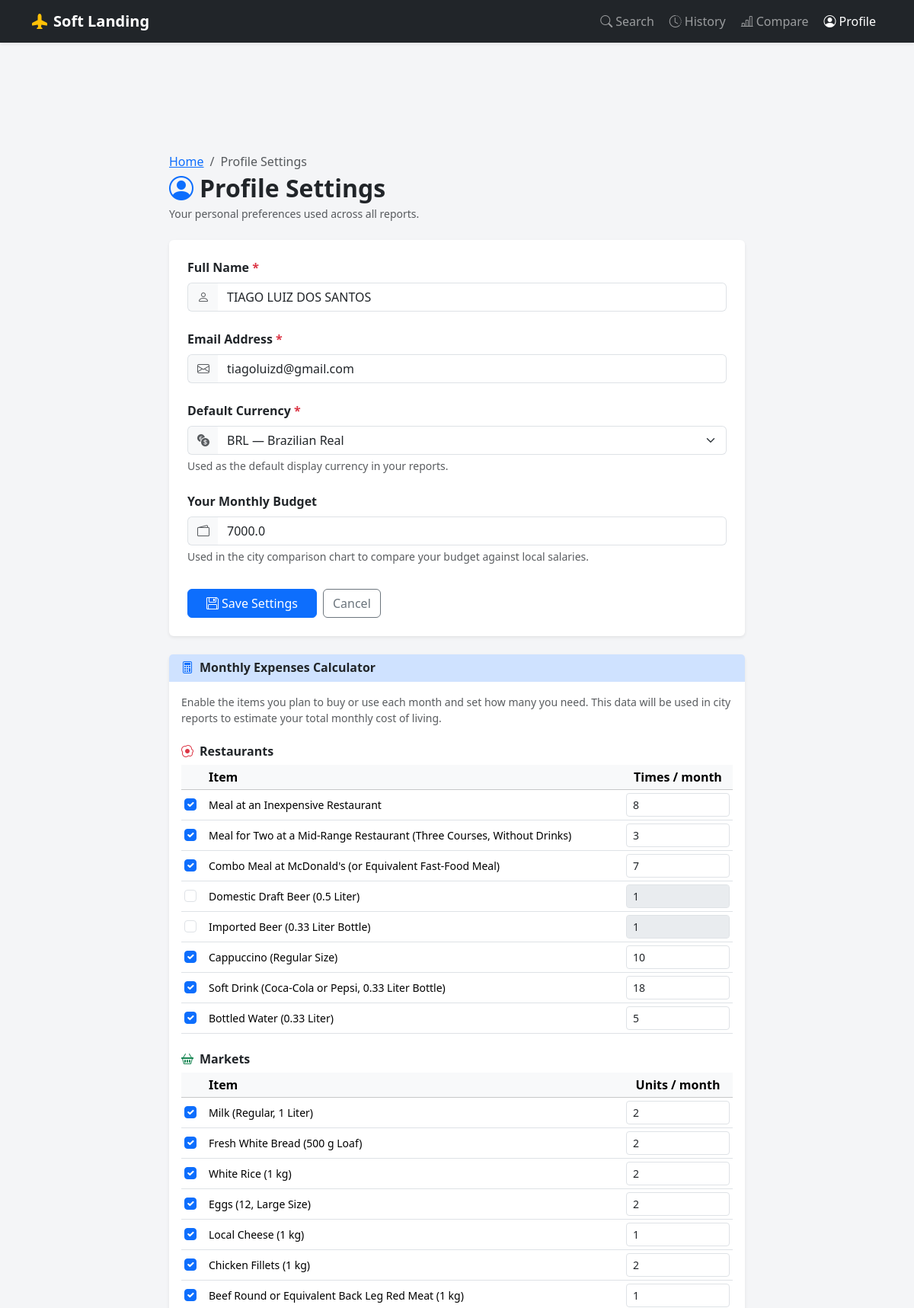
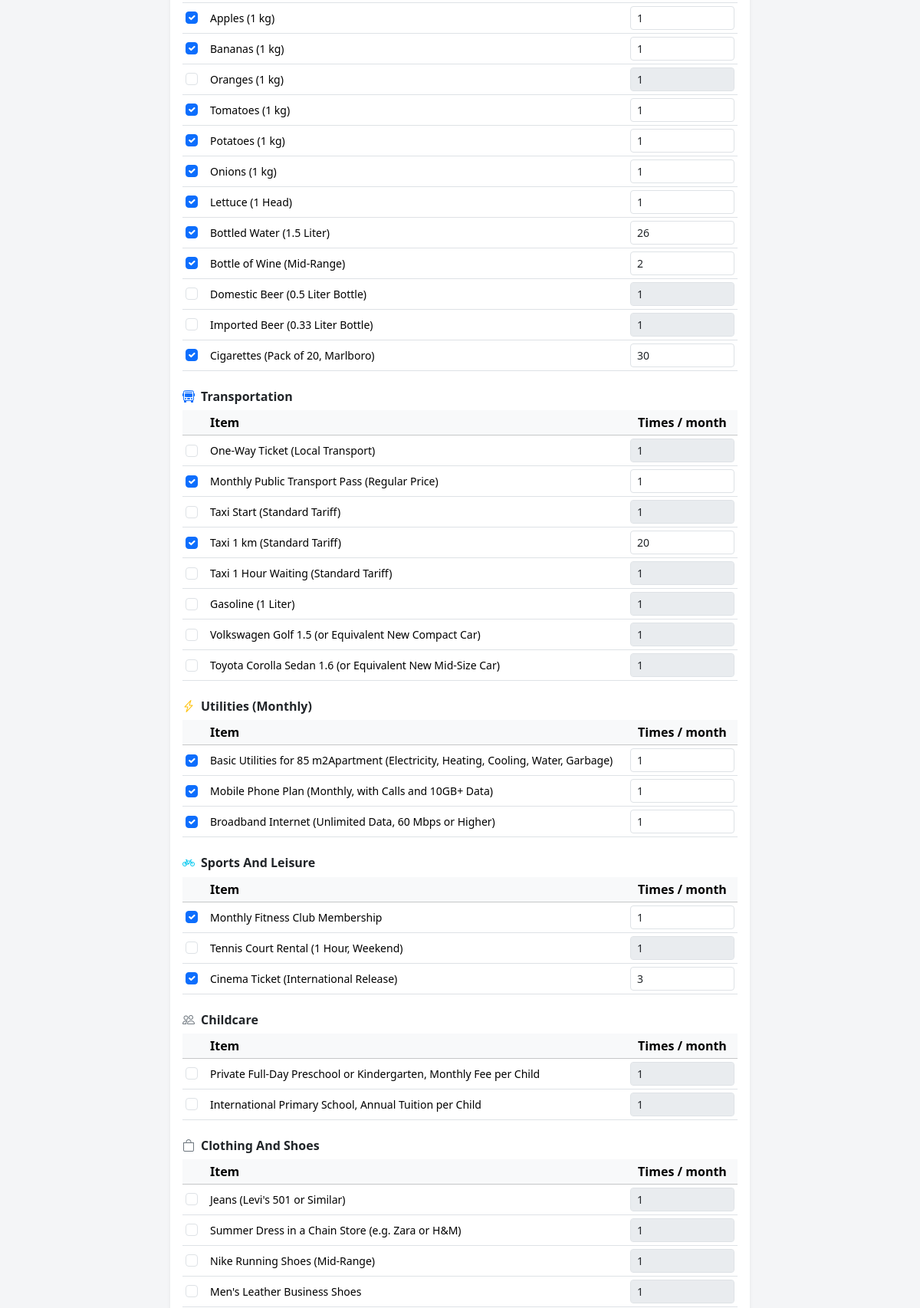
/profile (upper part), run on the app's committed database (2 pictures, top to bottom).
### tables this page shows
CREATE TABLE profile (
            id INTEGER PRIMARY KEY DEFAULT 1,
            name TEXT NOT NULL DEFAULT '',
            email TEXT NOT NULL DEFAULT '',
            currency TEXT NOT NULL DEFAULT 'USD'
        , budget REAL DEFAULT 0);

### app.py (the view, shortened to what this page needs)
@app.route('/profile', methods=['GET', 'POST'])
def profile():
    return render_template('profile.html',
                           profile=get_profile(),
                           currencies=CURRENCIES,
                           market_items=get_market_items(),
                           calculator_data=get_calculator_data())

### database.py (called while the page is built)
def get_db():
    conn = sqlite3.connect(DB_PATH)
    conn.row_factory = sqlite3.Row
    return conn

def get_profile():
    conn = get_db()
    try:
        row = conn.execute('SELECT * FROM profile WHERE id = 1').fetchone()
        return dict(row) if row else {'name': '', 'email': '', 'currency': 'USD', 'budget': 0.0}
    finally:
        conn.close()

def get_calculator_data() -> dict:
    conn = get_db()
    try:
        row = conn.execute('SELECT data FROM calculator_data WHERE id = 1').fetchone()
        return json.loads(row['data']) if row else {}
    finally:
        conn.close()

def get_market_items():
    conn = get_db()
    try:
        return [dict(r) for r in conn.execute('SELECT * FROM market_items ORDER BY id').fetchall()]
    finally:
        conn.close()

### templates/profile.html (shortened to what this page needs)
{% extends "base.html" %}
{% block content %}
<div class="container mt-5 pt-4" style="max-width:780px;">
  <div class="mb-4">
    <nav aria-label="breadcrumb">
      <ol class="breadcrumb mb-1 small">
        <li class="breadcrumb-item"><a href="{{ url_for('index') }}">Home</a></li>
        <li class="breadcrumb-item active">Profile Settings</li>
      </ol>
    </nav>
    <h2 class="fw-bold mb-0">
      <i class="bi bi-person-circle text-primary me-2"></i>Profile Settings
    </h2>
    <p class="text-muted small mt-1">Your personal preferences used across all reports.</p>
  </div>
  <div class="card border-0 shadow-sm">
    <div class="card-body p-4">
      <form method="POST" action="{{ url_for('profile') }}" novalidate id="profileForm">
        <div class="mb-4">
          <label for="name" class="form-label fw-semibold">
            Full Name <span class="text-danger">*</span>
          </label>
          <div class="input-group">
            <span class="input-group-text bg-light border-end-0">
              <i class="bi bi-person text-muted"></i>
            </span>
            <input
              type="text"
              id="name"
              name="name"
              class="form-control border-start-0"
              placeholder="Your full name"
              value="{{ profile.name }}"
              required
            >
          </div>
        </div>
        <div class="mb-4">
          <label for="email" class="form-label fw-semibold">
            Email Address <span class="text-danger">*</span>
          </label>
          <div class="input-group">
            <span class="input-group-text bg-light border-end-0">
              <i class="bi bi-envelope text-muted"></i>
            </span>
            <input
              type="email"
              id="email"
              name="email"
              class="form-control border-start-0"
              placeholder="you@example.com"
              value="{{ profile.email }}"
              required
            >
          </div>
        </div>
        <div class="mb-4">
          <label for="currency" class="form-label fw-semibold">
            Default Currency <span class="text-danger">*</span>
          </label>
          <div class="input-group">
            <span class="input-group-text bg-light border-end-0">
              <i class="bi bi-currency-exchange text-muted"></i>
            </span>
            <select id="currency" name="currency" class="form-select border-start-0" required>
              {% for code, label in currencies %}
              <option value="{{ code }}" {% if profile.currency == code %}selected{% endif %}>
                {{ label }}
              </option>
              {% endfor %}
            </select>
          </div>
          <div class="form-text text-muted">
            Used as the default display currency in your reports.
          </div>
        </div>
        <div class="mb-4">
          <label for="budget" class="form-label fw-semibold">
            Your Monthly Budget
          </label>
          <div class="input-group">
            <span class="input-group-text bg-light border-end-0">
              <i class="bi bi-wallet2 text-muted"></i>
            </span>
            <input
              type="number"
              id="budget"
              name="budget"
              class="form-control border-start-0"
              placeholder="0.00"
              min="0"
              step="0.01"
              value="{{ profile.budget or '' }}"
            >
          </div>
          <div class="form-text text-muted">
            Used in the city comparison chart to compare your budget against local salaries.
          </div>
        </div>
        <div class="d-flex gap-2 pt-2">
          <button type="submit" class="btn btn-primary px-4">
            <i class="bi bi-floppy me-1"></i>Save Settings
          </button>
          <a href="{{ url_for('index') }}" class="btn btn-outline-secondary">
            Cancel
          </a>
        </div>
      </form>
    </div>
  </div>
  <div class="card border-0 shadow-sm mt-4">
    <div class="card-header bg-primary-subtle border-0">
      <h6 class="fw-bold mb-0">
        <i class="bi bi-calculator me-2 text-primary"></i>Monthly Expenses Calculator
      </h6>
    </div>
    <div class="card-body">
      <p class="small text-muted mb-4">
        Enable the items you plan to buy or use each month and set how many you need. This data will be used in city reports to estimate your total monthly cost of living.
      </p>
      <h6 class="fw-semibold mb-2"><i class="bi bi-egg-fried text-danger me-2"></i>Restaurants</h6>
      <div class="table-responsive mb-4">
        <table class="table table-sm align-middle mb-0">
          <thead class="table-light">
            <tr>
              <th style="width:2rem"></th>
              <th>Item</th>
              <th class="text-center" style="width:9rem">Times / month</th>
            </tr>
          </thead>
          <tbody>
            {% for item in [
              'Meal at an Inexpensive Restaurant',
              'Meal for Two at a Mid-Range Restaurant (Three Courses, Without Drinks)',
              "Combo Meal at McDonald's (or Equivalent Fast-Food Meal)",
              'Domestic Draft Beer (0.5 Liter)',
              'Imported Beer (0.33 Liter Bottle)',
              'Cappuccino (Regular Size)',
              'Soft Drink (Coca-Cola or Pepsi, 0.33 Liter Bottle)',
              'Bottled Water (0.33 Liter)'
            ] %}
            <tr>
              <td><input type="checkbox" class="form-check-input calc-check" data-item="{{ item }}"></td>
              <td class="small">{{ item }}</td>
              <td class="text-center">
                <input type="number" class="form-control form-control-sm calc-qty" min="0" step="1" value="1" disabled>
              </td>
            </tr>
            {% endfor %}
          </tbody>
        </table>
      </div>
      <h6 class="fw-semibold mb-2"><i class="bi bi-basket2 text-success me-2"></i>Markets</h6>
      <div class="table-responsive mb-4">
        <table class="table table-sm align-middle mb-0">
          <thead class="table-light">
            <tr>
              <th style="width:2rem"></th>
              <th>Item</th>
              <th class="text-center" style="width:9rem">Units / month</th>
            </tr>
          </thead>
          <tbody>
            {% for item in [
              'Milk (Regular, 1 Liter)',
              'Fresh White Bread (500 g Loaf)',
              'White Rice (1 kg)',
              'Eggs (12, Large Size)',
              'Local Cheese (1 kg)',
              'Chicken Fillets (1 kg)',
              'Beef Round or Equivalent Back Leg Red Meat (1 kg)',
              'Apples (1 kg)',
              'Bananas (1 kg)',
              'Oranges (1 kg)',
              'Tomatoes (1 kg)',
              'Potatoes (1 kg)',
              'Onions (1 kg)',
              'Lettuce (1 Head)',
              'Bottled Water (1.5 Liter)',
              'Bottle of Wine (Mid-Range)',
              'Domestic Beer (0.5 Liter Bottle)',
              'Imported Beer (0.33 Liter Bottle)',
              'Cigarettes (Pack of 20, Marlboro)'
            ] %}
            <tr>
              <td><input type="checkbox" class="form-check-input calc-check" data-item="{{ item }}"></td>
              <td class="small">{{ item }}</td>
              <td class="text-center">
                <input type="number" class="form-control form-control-sm calc-qty" min="0" step="1" value="1" disabled>
              </td>
            </tr>
          </tbody>
        </table>
      </div>
      <h6 class="fw-semibold mb-2"><i class="bi bi-bus-front text-primary me-2"></i>Transportation</h6>
      <div class="table-responsive mb-4">
        <table class="table table-sm align-middle mb-0">
          <thead class="table-light">
            <tr>
              <th style="width:2rem"></th>
              <th>Item</th>
              <th class="text-center" style="width:9rem">Times / month</th>
            </tr>
          </thead>
          <tbody>
            {% for item in [
              'One-Way Ticket (Local Transport)',
              'Monthly Public Transport Pass (Regular Price)',
              'Taxi Start (Standard Tariff)',
              'Taxi 1 km (Standard Tariff)',
              'Taxi 1 Hour Waiting (Standard Tariff)',
              'Gasoline (1 Liter)',
              'Volkswagen Golf 1.5 (or Equivalent New Compact Car)',
              'Toyota Corolla Sedan 1.6 (or Equivalent New Mid-Size Car)'
            ] %}
            <tr>
              <td><input type="checkbox" class="form-check-input calc-check" data-item="{{ item }}"></td>
              <td class="small">{{ item }}</td>
              <td class="text-center">
                <input type="number" class="form-control form-control-sm calc-qty" min="0" step="1" value="1" disabled>
              </td>
            </tr>
            {% endfor %}
          </tbody>
        </table>
      </div>
      <h6 class="fw-semibold mb-2"><i class="bi bi-lightning-charge text-warning me-2"></i>Utilities (Monthly)</h6>
      <div class="table-responsive mb-4">
        <table class="table table-sm align-middle mb-0">
          <thead class="table-light">
            <tr>
              <th style="width:2rem"></th>
              <th>Item</th>
              <th class="text-center" style="width:9rem">Times / month</th>
            </tr>
          </thead>
          <tbody>
            {% for item in [
              'Basic Utilities for 85 m2Apartment (Electricity, Heating, Cooling, Water, Garbage)',
              'Mobile Phone Plan (Monthly, with Calls and 10GB+ Data)',
              'Broadband Internet (Unlimited Data, 60 Mbps or Higher)'
            ] %}
            <tr>
              <td><input type="checkbox" class="form-check-input calc-check" data-item="{{ item }}"></td>
              <td class="small">{{ item }}</td>
              <td class="text-center">
                <input type="number" class="form-control form-control-sm calc-qty" min="0" step="1" value="1" disabled>
              </td>
            </tr>
            {% endfor %}
          </tbody>
        </table>
      </div>
      <h6 class="fw-semibold mb-2"><i class="bi bi-bicycle text-info me-2"></i>Sports And Leisure</h6>
      <div class="table-responsive mb-4">
        <table class="table table-sm align-middle mb-0">
          <thead class="table-light">
            <tr>
              <th style="width:2rem"></th>
              <th>Item</th>
              <th class="text-center" style="width:9rem">Times / month</th>
            </tr>
          </thead>
          <tbody>
            {% for item in [
              'Monthly Fitness Club Membership',
              'Tennis Court Rental (1 Hour, Weekend)',
              'Cinema Ticket (International Release)'
            ] %}
            <tr>
              <td><input type="checkbox" class="form-check-input calc-check" data-item="{{ item }}"></td>
              <td class="small">{{ item }}</td>
              <td class="text-center">
                <input type="number" class="form-control form-control-sm calc-qty" min="0" step="1" value="1" disabled>
              </td>
            </tr>
            {% endfor %}
          </tbody>
        </table>
      </div>
      <h6 class="fw-semibold mb-2"><i class="bi bi-people text-secondary me-2"></i>Childcare</h6>
      <div class="table-responsive mb-4">
        <table class="table table-sm align-middle mb-0">
          <thead class="table-light">
            <tr>
              <th style="width:2rem"></th>
              <th>Item</th>
              <th class="text-center" style="width:9rem">Times / month</th>
            </tr>
          </thead>
          <tbody>
            {% for item in [
              'Private Full-Day Preschool or Kindergarten, Monthly Fee per Child',
              'International Primary School, Annual Tuition per Child'
            ] %}
            <tr>
              <td><input type="checkbox" class="form-check-input calc-check" data-item="{{ item }}"></td>
              <td class="small">{{ item }}</td>
              <td class="text-center">
                <input type="number" class="form-control form-control-sm calc-qty" min="0" step="1" value="1" disabled>
              </td>
            </tr>
            {% endfor %}
          </tbody>
        </table>
      </div>
      <h6 class="fw-semibold mb-2"><i class="bi bi-bag text-secondary me-2"></i>Clothing And Shoes</h6>
      <div class="table-responsive mb-4">
        <table class="table table-sm align-middle mb-0">
          <thead class="table-light">
            <tr>
              <th style="width:2rem"></th>
              <th>Item</th>
              <th class="text-center" style="width:9rem">Times / month</th>
            </tr>
          </thead>
          <tbody>
            {% for item in [
              "Jeans (Levi's 501 or Similar)",
              'Summer Dress in a Chain Store (e.g. Zara or H&M)',
              'Nike Running Shoes (Mid-Range)',
              "Men's Leather Business Shoes"
            ] %}
            <tr>
              <td><input type="checkbox" class="form-check-input calc-check" data-item="{{ item }}"></td>
              <td class="small">{{ item }}</td>
              <td class="text-center">
                <input type="number" class="form-control form-control-sm calc-qty" min="0" step="1" value="1" disabled>
              </td>
            </tr>
            {% endfor %}
          </tbody>
        </table>
      </div>
    </div>
  </div>
</div>
{% endblock %}

### static/css/style.css (style rules this page uses)
:root { --sl-dark: #1a1a2e; --sl-mid: #16213e; --sl-accent: #f5a623; --sl-light: #f8f9fa; --sl-border: #dee2e6; }
body { padding-top: 56px; background-color: #f4f5f7; font-family: 'Segoe UI', system-ui, -apple-system, sans-serif; }

### data on the page
profile: name "TIAGO LUIZ DOS SANTOS", email "tiagoluizd@gmail.com", currency "BRL — Brazilian Real", budget "7000.0"

### other printed values
{{ item }} "Meal at an Inexpensive Restaurant" "Meal for Two at a Mid-Range Restaurant (Three Courses, Without Drinks)" "Combo Meal at McDonald's (or Equivalent Fast-Food Meal)" "Domestic Draft Beer (0.5 Liter)" "Imported Beer (0.33 Liter Bottle)" "Cappuccino (Regular Size)" "Soft Drink (Coca-Cola or Pepsi, 0.33 Liter Bottle)" "Bottled Water (0.33 Liter)"
{{ item }} "Milk (Regular, 1 Liter)" "Fresh White Bread (500 g Loaf)" "White Rice (1 kg)" "Eggs (12, Large Size)" "Local Cheese (1 kg)" "Chicken Fillets (1 kg)" "Beef Round or Equivalent Back Leg Red Meat (1 kg)" "Apples (1 kg)" "Bananas (1 kg)" "Oranges (1 kg)" "Tomatoes (1 kg)" "Potatoes (1 kg)" "Onions (1 kg)" "Lettuce (1 Head)" "Bottled Water (1.5 Liter)" "Bottle of Wine (Mid-Range)" "Domestic Beer (0.5 Liter Bottle)" "Imported Beer (0.33 Liter Bottle)" "Cigarettes (Pack of 20, Marlboro)"
{{ item }} "One-Way Ticket (Local Transport)" "Monthly Public Transport Pass (Regular Price)" "Taxi Start (Standard Tariff)" "Taxi 1 km (Standard Tariff)" "Taxi 1 Hour Waiting (Standard Tariff)" "Gasoline (1 Liter)" "Volkswagen Golf 1.5 (or Equivalent New Compact Car)" "Toyota Corolla Sedan 1.6 (or Equivalent New Mid-Size Car)"
{{ item }} "Basic Utilities for 85 m2Apartment (Electricity, Heating, Cooling, Water, Garbage)" "Mobile Phone Plan (Monthly, with Calls and 10GB+ Data)" "Broadband Internet (Unlimited Data, 60 Mbps or Higher)"
{{ item }} "Monthly Fitness Club Membership" "Tennis Court Rental (1 Hour, Weekend)" "Cinema Ticket (International Release)"
{{ item }} "Private Full-Day Preschool or Kindergarten, Monthly Fee per Child" "International Primary School, Annual Tuition per Child"
{{ item }} "Jeans (Levi's 501 or Similar)" "Summer Dress in a Chain Store (e.g. Zara or H&M)" "Nike Running Shoes (Mid-Range)" "Men's Leather Business Shoes"
